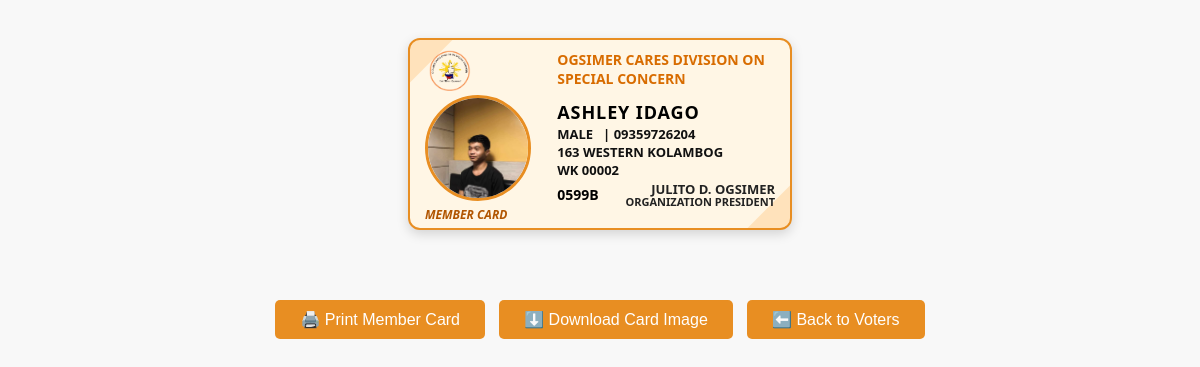
The page /view_voter.php?id=6 (signed in) on the database its author committed.
### tables this page shows
CREATE TABLE `voters` (
  `id` int(11) NOT NULL,
  `hhlsl` varchar(50) NOT NULL,
  `first_name` varchar(100) DEFAULT NULL,
  `last_name` varchar(100) DEFAULT NULL,
  `gender` enum('Male','Female') DEFAULT NULL,
  `birth_date` date DEFAULT NULL,
  `barangay` varchar(100) DEFAULT NULL,
  `precinct_number` varchar(50) DEFAULT NULL,
  `address` text DEFAULT NULL,
  `contact_number` varchar(20) DEFAULT NULL,
  `created_at` timestamp NOT NULL DEFAULT current_timestamp(),
  `profile_pic` varchar(255) DEFAULT NULL
);

### view_voter.php (the view, shortened to what this page needs)
<?php
require 'db.php';
$id = (int)$_GET['id'];
$stmt = $pdo->prepare("SELECT * FROM voters WHERE id = ?");
$stmt->execute([$id]);
$voter = $stmt->fetch();
$orgName = "OGSIMER CARES DIVISION ON SPECIAL CONCERN";
$presidentName = "JULITO D. OGSIMER";
$presidentTitle = "ORGANIZATION PRESIDENT";
$orgLogo = "assets/uploads/bg-logo.png";
?>
<!DOCTYPE html>
<html lang="en">
<head>
</head>
<body>
    <div id="card-screen">
        <div class="left-side">
            <img src="<?= htmlspecialchars($orgLogo) ?>" alt="Organization Logo" class="org-logo" />
            <?php if (!empty($voter['profile_pic'])): ?>
                <img src="uploads/<?= htmlspecialchars($voter['profile_pic']) ?>" alt="Member Photo" class="profile-pic" />
            <?php else: ?>
                <div class="no-photo">No Photo</div>
            <?php endif; ?>
            <div class="member-card-label">MEMBER CARD</div>
        </div>
        <div class="right-side">
            <div class="org-name"><?= htmlspecialchars(strtoupper($orgName)) ?></div>
            <h2 class="member-name"><?= htmlspecialchars(strtoupper($voter['first_name'] . ' ' . $voter['last_name'])) ?></h2>
            <div class="member-info-row">
                <div class="member-info"><?= htmlspecialchars(strtoupper($voter['gender'])) ?></div>
                <div class="member-info">| <?= htmlspecialchars($voter['contact_number']) ?></div>
            </div>
            <div class="member-info"><?= htmlspecialchars(strtoupper($voter['address'])) ?></div>
            <div class="member-info"><?= htmlspecialchars(strtoupper($voter['hhlsl'])) ?></div>
            <div class="member-number"><?= htmlspecialchars($voter['precinct_number']) ?></div>
            <div class="president">
                <div class="president-name"><?= htmlspecialchars(strtoupper($presidentName)) ?></div>
                <div><?= htmlspecialchars(strtoupper($presidentTitle)) ?></div>
            </div>
        </div>
    </div>
    <div class="no-print">
        <button onclick="window.print()">🖨️ Print Member Card</button>
        <button id="download-btn">⬇️ Download Card Image</button>
        <button onclick="window.location.href='voters.php'">⬅️ Back to Voters</button>
    </div>
</body>
</html>

### view_voter.php (style rules this page uses)
body { font-family: 'Segoe UI', Tahoma, Geneva, Verdana, sans-serif; background: #f8f8f8; padding: 30px; display: flex; flex-direction: column; align-items: center; }
#card-screen { width: 4in; height: 2in; background: #fff6e5; border: 2px solid #e88e22; border-radius: 12px; box-shadow: 0 4px 12px rgba(0,0,0,0.15); display: flex; padding: 10px 15px; box-sizing: border-box; position: relative; overflow: hidden; margin-bottom: 30px; -webkit-print-color-adjust: exact; print-color-adjust: exact; }
#card-screen::before, #card-screen::after { content: ''; position: absolute; width: 60px; height: 60px; background: rgba(255, 180, 90, 0.3); transform: rotate(45deg); z-index: 0; -webkit-print-color-adjust: exact; print-color-adjust: exact; }
#card-screen::before { top: -30px; left: -30px; }
#card-screen::after { bottom: -30px; right: -30px; }
.left-side { width: 35%; display: flex; flex-direction: column; align-items: flex-start; justify-content: center; position: relative; z-index: 1; }
.org-logo { width: 50px; height: 50px; object-fit: scale-down; border: none; margin-bottom: 0px; background: transparent; }
.profile-pic { width: 100px; height: 100px; border-radius: 50%; object-fit: cover; border: 3px solid #e88e22; background: white; }
.left-side .member-card-label { margin-top: 5px; font-style: italic; font-weight: bold; font-size: 12px; color: #b15500; }
.right-side { width: 65%; padding-left: 15px; position: relative; z-index: 1; }
.org-name { font-weight: 900; font-size: 14px; margin-bottom: 15px; color: #d86c00; }
.member-name { font-weight: 900; font-size: 18px; margin: 0; line-height: 1.1; letter-spacing: 0.05em; color: #000; }
.member-info-row { display: flex; gap: 10px; font-weight: 700; font-size: 13px; line-height: 1.0; color: #111; text-transform: uppercase; }
.member-info { margin-top: 5px; font-weight: 700; font-size: 13px; line-height: 1.0; color: #111; text-transform: uppercase; }
.member-number { font-weight: 700; font-size: 14px; margin-top: 8px; color: #000; }
.president { position: absolute; bottom: 10px; right: 0; text-align: right; font-weight: 700; font-size: 11px; color: #222; line-height: 1.1; }
.president-name { font-weight: 900; font-size: 13px; }
.no-print { margin-top: 40px; text-align: center; }
.no-print button { font-size: 16px; padding: 10px 25px; cursor: pointer; background: #e88e22; color: white; border: none; border-radius: 5px; transition: background 0.3s ease; margin: 0 5px; }

### rows shown on the page
voters: profile_pic (picture), first_name+last_name "ASHLEY IDAGO", gender "MALE", contact_number "09359726204", address "163 WESTERN KOLAMBOG", hhlsl "WK 00002", precinct_number "0599B"

### other values the page prints
$orgName "OGSIMER CARES DIVISION ON SPECIAL CONCERN"
$presidentName "JULITO D. OGSIMER"
$presidentTitle "ORGANIZATION PRESIDENT"
